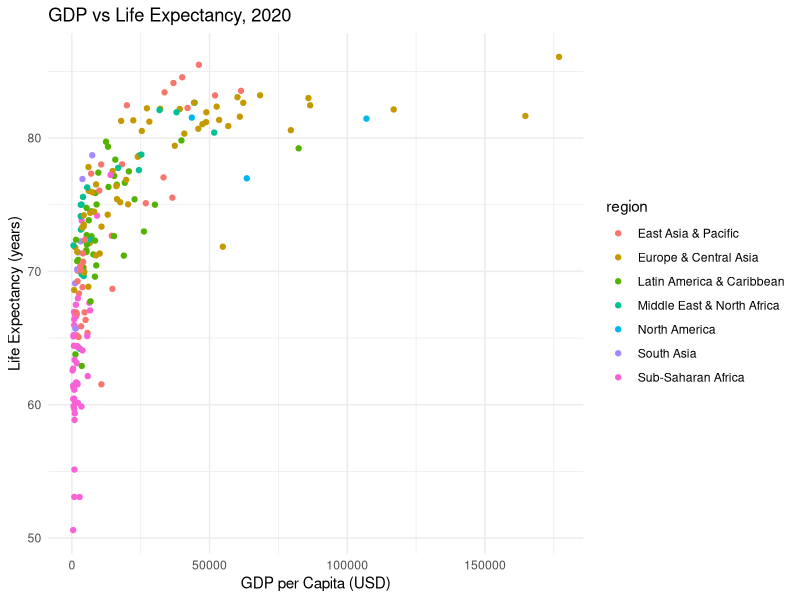

R code for this plot:
## ---- chunk 1
knitr::opts_chunk$set(echo = TRUE, warning=FALSE, message=FALSE)
library(tidyverse)

wdi_data <- read_delim("./data/worldbank_ex09.csv", delim = "|")
## ---- chunk 2

## ---- chunk 3

## ---- chunk 4

## ---- chunk 5

## ---- chunk 6

## ---- chunk 7

## ---- chunk 8

## ---- chunk 9

## ---- chunk 10

## ---- chunk 11

## ---- chunk 12

## ---- chunk 13

## ---- chunk 14

## ---- chunk 15

## ---- chunk 16

## ---- chunk 17

## ---- chunk 18

## ---- chunk 19
wdi_data |>
  filter(year == 2020, !is.na(gdp_per_cap), !is.na(life_exp)) |>
  ggplot(aes(x = gdp_per_cap, y = life_exp)) +
  geom_point(aes(color = region)) + 
  labs(
    title = "GDP vs Life Expectancy, 2020",
    x     = "GDP per Capita (USD)",
    y     = "Life Expectancy (years)"
  ) +
  theme_minimal()
## ---- chunk 20

## ---- chunk 21

## ---- chunk 22

## ---- chunk 23
